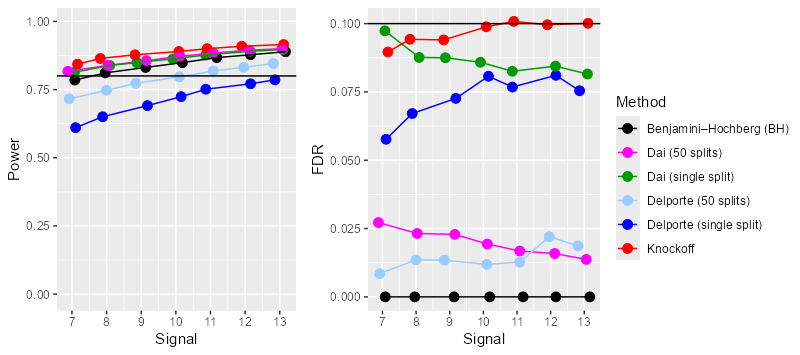

Recreate this plot in R.
### High dimension linear model
rm(list = ls())

mywd='C:/Users/mde4023/Downloads/FDR_Datasplitting'
#mywd='C:/Users/mde4023/Documents/GitHub/FDR_Datasplitting'

setwd(mywd)

source(paste0(mywd,'/Functions/HelperFunctions.R'))
source(paste0(mywd,'/Functions/TriangleLassoHD.R'))
#source(paste0(mywd,'/Functions/TriangleElasticNetHD.R'))

source(paste0(mywd,'/Functions Dai/knockoff.R'))
source(paste0(mywd,'/Functions Dai/analysis.R'))
source(paste0(mywd,'/Functions Dai/MBHq.R'))
source(paste0(mywd,'/Functions Dai/DS.R'))
source(paste0(mywd,'/Functions Dai/fdp_power.R'))

#devtools::install_github("Jeremy690/DSfdr/DSfdr",force = TRUE)
library(MASS)
library(glmnet)
library(knockoff)
library(mvtnorm)
library(hdi)

### algorithmic settings
num_split <- 50
n <-400
p <- 500
p0 <- 25
q <- 0.1
set.seed(456)
signal_index <- sample(c(1:p), size = p0, replace = F)

#######set up the method for the comparison############# i=7 s=17 num_split=3
Compare_SignalStrength <- function(i, s) {
  set.seed(s)
  delta <- i
  # simulate data
  n1 <- floor(n/2); n2 <- n - n1
  X1 <- matrix(rnorm(n1*p, mean= -0.2), n1, p)
  X2 <- matrix(rnorm(n2*p, mean= 0.2), n2, p)
  X  <- rbind(X1, X2)
  beta_star <- numeric(p)
  beta_star[signal_index] <- rnorm(p0, 0, delta*sqrt(log(p)/n))
  y <- (X %*% beta_star + rnorm(n))
  
  # run your custom methods
  g1 <- ApplyTriangleLassoHD( X = X, y = y, q = q, num_split = num_split,
                                 signal_index = signal_index, myseed = 1)
  print(g1)
  # FDR methods
  DS_result      <- DS(          X = X, y = y, q = q, num_split = num_split)
  knockoff_result<- knockoff(    X = X, y = y, q = q)
  BH_result      <- MBHq(        X = X, y = y, q = q, num_split = num_split)
  
  # init empty results df
  ResultsDataFrame <- data.frame(
    Method = character(),
    Delta  = numeric(),
    FDP    = numeric(),
    Power  = numeric(),
    stringsAsFactors = FALSE
  )
  
  # bind all rows
  ResultsDataFrame <- rbind(
    ResultsDataFrame,
    data.frame(Method = "Boost DS",                Delta = i, FDP = g1$DS_fdp,    Power = g1$DS_power),
    data.frame(Method = "Boost MS",                Delta = i, FDP = g1$MDS_fdp,   Power = g1$MDS_power),
    data.frame(Method = "DataSplitting",           Delta = i, FDP = DS_result$DS_fdp,  Power = DS_result$DS_power),
    data.frame(Method = "MultipleDataSplitting",   Delta = i, FDP = DS_result$MDS_fdp, Power = DS_result$MDS_power),
    data.frame(Method = "Knockoff",                Delta = i, FDP = knockoff_result$fdp, Power = knockoff_result$power),
    data.frame(Method = "Benjamini–Hochberg (BH)", Delta = i, FDP = BH_result$fdp,     Power = BH_result$power)
  )
  
  return(ResultsDataFrame)
}

#Compare_SignalStrength(8,8)

#######run the code#############
#Results=data.frame()
#for(s in 1:25){
#  for(i in seq(from=5,to=13,by=1)){
#  Results=rbind(Results,Compare_SignalStrength(i,s))
#  print(s)
#  }
#  print(Results)
#  }

library(parallel)

mywd='C:/Users/mde4023/Downloads/FDR_Datasplitting'
setwd(mywd)

# Source helper and method files

source(paste0(mywd,'/Functions/HelperFunctions.R'))
source(paste0(mywd,'/Functions/TriangleLassoHD.R'))

# Dai’s routines
#source(file.path(mywd, 'Functions Dai', 'knockoff.R'))
source(file.path(mywd, 'Functions Dai', 'analysis.R'))
source(file.path(mywd, 'Functions Dai', 'MBHq.R'))
source(file.path(mywd, 'Functions Dai', 'DS.R'))
source(file.path(mywd, 'Functions Dai', 'fdp_power.R'))

# Load required packages
pkgs <- c('gbm','MASS','glmnet','knockoff','mvtnorm','hdi',
          'foreach','doParallel')
lapply(pkgs, library, character.only = TRUE)

# === PARAMETER GRID ===
param_grid <- expand.grid(
  s = 1:50,
  i = seq(from = 7, to = 13, by = 1)
)
ncore=detectCores()
# === SET UP PARALLEL BACKEND ===
cl <- makeCluster(ncore-1)
# export working dir so workers can source
clusterExport(cl, 'mywd')
# have each worker source & load libraries
clusterEvalQ(cl, {
  setwd(mywd)
  source(file.path(mywd, 'Functions', 'TriangleLassoHD.R'))
  source(file.path(mywd, 'Functions', 'HelperFunctions.R'))
  source(file.path(mywd, 'Functions Dai', 'knockoff.R'))
  source(file.path(mywd, 'Functions Dai', 'analysis.R'))
  source(file.path(mywd, 'Functions Dai', 'MBHq.R'))
  source(file.path(mywd, 'Functions Dai', 'DS.R'))
  source(file.path(mywd, 'Functions Dai', 'fdp_power.R'))
  lapply(c('gbm','MASS','glmnet','knockoff','mvtnorm','hdi'),
         library, character.only = TRUE)
})
registerDoParallel(cl)

# === RUN IN PARALLEL AND WRITE OUT ===
results_list <- foreach(
  k = seq_len(nrow(param_grid)),
  .packages = pkgs,
  .combine  = rbind
) %dopar% {
  s_val <- param_grid$s[k]
  i_val <- param_grid$i[k]
  
  # compute chunk of results
  chunk <- Compare_SignalStrength(i = i_val, s = s_val)
  
  # write out this chunk immediately
  fname <- sprintf("Results_s%02d_i%02d.csv", s_val, i_val)
  write.csv(chunk, file = paste0("C:/Users/mde4023/Downloads/FDR_Datasplitting/Results/ResultsHD scenario/Temp2/",fname), row.names = FALSE)
  
  # return for final binding
  chunk
}

# === CLEANUP AND FINAL SAVE ===
stopCluster(cl)
warnings()
# combine all and save full dataset
Results <- results_list
write.csv(Results, file = "ResultsHDScenario.csv", row.names = FALSE)



##########visualise the results###########
library(ggplot2)
library(dplyr)
library(ggpubr)
library(readr)
mywd='C:/Users/mde4023/Downloads/FDR_Datasplitting'
mywd <- paste0(mywd,'/Results')
setwd(mywd)
colors <- c("#000000","#FF00FF","#009900", "#99ccff", "#0000FF", "#FF0000")
Results=read.csv("ResultsHDScenario.csv")
Results2=Results
names(Results2)=c('Method','SignalStrength','FDR','Power')
Results2$FDR=round(as.numeric(Results2$FDR),3)
Results2$Power=round(as.numeric(Results2$Power),2)
resultsagg <- Results2 %>%
  group_by(Method, SignalStrength) %>%
  summarize(
    Avg_FDR = mean(FDR),
    Avg_Power = mean(Power)
  )
resultsagg$Signal_noisy <- as.numeric(resultsagg$SignalStrength) + runif(nrow(resultsagg), -0.2, 0.2)
View(resultsagg)
resultsagg <- resultsagg %>%
  mutate(Method  = case_when(
    Method == "BH" ~ "Benjamini–Hochberg",
    Method == "DataSplitting" ~ "Dai (single split)",
    Method == "MultipleDataSplitting" ~ "Dai (50 splits)",
    Method == "Knockoff" ~ "Knockoff",
    Method == "Boost DS" ~ "Delporte (single split)",
    Method == "Boost MS" ~ "Delporte (50 splits)",
    TRUE ~ Method  # default if none match
  ))
PowerPlot <- ggplot(resultsagg, aes(x = Signal_noisy, y = as.numeric(Avg_Power), color = Method)) +
  geom_point(size = 3) +
  geom_line()+
  labs(x = "Signal", y = "Power") +
  scale_x_continuous(breaks = seq(from = 5, to = 13, by = 1)) +
  geom_hline(yintercept = 0.8) +
  scale_color_manual(values = colors)+
  coord_cartesian(ylim = c(-0.01, 1)) 
FDRPlot=ggplot(resultsagg, aes(x = Signal_noisy, y = as.numeric(Avg_FDR ), color = Method)) +
  geom_point(size = 3) +geom_line()+
  labs(x = "Signal", y = "FDR")+
  scale_x_continuous(breaks=seq(from=5,to=13,by=1))+
  geom_hline(yintercept=0.1)+
  scale_color_manual(values = colors)
PlotPermute=ggarrange(
  PowerPlot, FDRPlot,
  common.legend = TRUE, legend = "right"
)
PlotPermute
ggsave("HDScenario_final.png",
       plot   = PlotPermute,
       width  = 8,
       height = 8/18*8,
       units  = "in",
       dpi    = 100)
